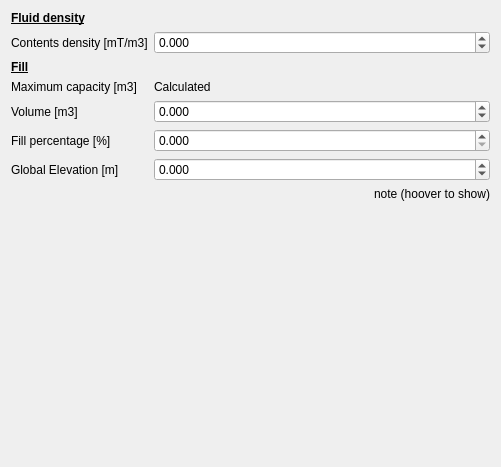
<?xml version="1.0" encoding="UTF-8"?>
<ui version="4.0">
 <class>Form</class>
 <widget class="QWidget" name="Form">
  <property name="geometry">
   <rect>
    <x>0</x>
    <y>0</y>
    <width>501</width>
    <height>467</height>
   </rect>
  </property>
  <property name="windowTitle">
   <string>Form</string>
  </property>
  <property name="locale">
   <locale language="English" country="UnitedStates"/>
  </property>
  <layout class="QFormLayout" name="formLayout">
   <item row="0" column="0">
    <widget class="QLabel" name="label_9">
     <property name="text">
      <string>&lt;html&gt;&lt;head/&gt;&lt;body&gt;&lt;p&gt;&lt;span style=&quot; font-weight:600; text-decoration: underline;&quot;&gt;Fluid density&lt;/span&gt;&lt;/p&gt;&lt;/body&gt;&lt;/html&gt;</string>
     </property>
     <property name="wordWrap">
      <bool>true</bool>
     </property>
    </widget>
   </item>
   <item row="1" column="0">
    <widget class="QLabel" name="label">
     <property name="text">
      <string>Contents density [mT/m3]</string>
     </property>
    </widget>
   </item>
   <item row="1" column="1">
    <widget class="QDoubleSpinBox" name="sbDenstiy">
     <property name="sizePolicy">
      <sizepolicy hsizetype="Preferred" vsizetype="Fixed">
       <horstretch>0</horstretch>
       <verstretch>0</verstretch>
      </sizepolicy>
     </property>
     <property name="decimals">
      <number>3</number>
     </property>
     <property name="minimum">
      <double>-999999999999.000000000000000</double>
     </property>
     <property name="maximum">
      <double>99999999999999.000000000000000</double>
     </property>
    </widget>
   </item>
   <item row="2" column="0">
    <widget class="QLabel" name="label_10">
     <property name="text">
      <string>&lt;html&gt;&lt;head/&gt;&lt;body&gt;&lt;p&gt;&lt;span style=&quot; font-weight:600; text-decoration: underline;&quot;&gt;Fill&lt;/span&gt;&lt;/p&gt;&lt;/body&gt;&lt;/html&gt;</string>
     </property>
     <property name="wordWrap">
      <bool>true</bool>
     </property>
    </widget>
   </item>
   <item row="3" column="0">
    <widget class="QLabel" name="label_5">
     <property name="text">
      <string>Maximum capacity [m3]</string>
     </property>
    </widget>
   </item>
   <item row="3" column="1">
    <widget class="QLabel" name="lblCapacity">
     <property name="text">
      <string>Calculated</string>
     </property>
    </widget>
   </item>
   <item row="4" column="0">
    <widget class="QLabel" name="label_2">
     <property name="text">
      <string>Volume [m3]</string>
     </property>
    </widget>
   </item>
   <item row="4" column="1">
    <widget class="QDoubleSpinBox" name="sbVolume">
     <property name="sizePolicy">
      <sizepolicy hsizetype="Preferred" vsizetype="Fixed">
       <horstretch>0</horstretch>
       <verstretch>0</verstretch>
      </sizepolicy>
     </property>
     <property name="decimals">
      <number>3</number>
     </property>
     <property name="minimum">
      <double>-999999999999.000000000000000</double>
     </property>
     <property name="maximum">
      <double>99999999999999.000000000000000</double>
     </property>
    </widget>
   </item>
   <item row="5" column="0">
    <widget class="QLabel" name="label_3">
     <property name="text">
      <string>Fill percentage [%]</string>
     </property>
    </widget>
   </item>
   <item row="5" column="1">
    <widget class="QDoubleSpinBox" name="sbPercentage">
     <property name="sizePolicy">
      <sizepolicy hsizetype="Preferred" vsizetype="Fixed">
       <horstretch>0</horstretch>
       <verstretch>0</verstretch>
      </sizepolicy>
     </property>
     <property name="decimals">
      <number>3</number>
     </property>
     <property name="minimum">
      <double>0.000000000000000</double>
     </property>
     <property name="maximum">
      <double>100.000000000000000</double>
     </property>
     <property name="singleStep">
      <double>5.000000000000000</double>
     </property>
    </widget>
   </item>
   <item row="6" column="0">
    <widget class="QLabel" name="label_4">
     <property name="text">
      <string>Global Elevation [m]</string>
     </property>
    </widget>
   </item>
   <item row="6" column="1">
    <widget class="QDoubleSpinBox" name="sbElevation">
     <property name="sizePolicy">
      <sizepolicy hsizetype="Preferred" vsizetype="Fixed">
       <horstretch>0</horstretch>
       <verstretch>0</verstretch>
      </sizepolicy>
     </property>
     <property name="decimals">
      <number>3</number>
     </property>
     <property name="minimum">
      <double>-999999999999.000000000000000</double>
     </property>
     <property name="maximum">
      <double>99999999999999.000000000000000</double>
     </property>
    </widget>
   </item>
   <item row="7" column="1">
    <widget class="QLabel" name="label_8">
     <property name="toolTip">
      <string>&lt;html&gt;&lt;head/&gt;&lt;body&gt;&lt;p&gt;Setting any of these values changes the amount of fluid in the tank. Global elevation may thus change if the vessel moves.&lt;/p&gt;&lt;/body&gt;&lt;/html&gt;</string>
     </property>
     <property name="text">
      <string>note (hoover to show)</string>
     </property>
     <property name="alignment">
      <set>Qt::AlignRight|Qt::AlignTrailing|Qt::AlignVCenter</set>
     </property>
     <property name="wordWrap">
      <bool>false</bool>
     </property>
    </widget>
   </item>
  </layout>
 </widget>
 <resources/>
 <connections/>
</ui>
